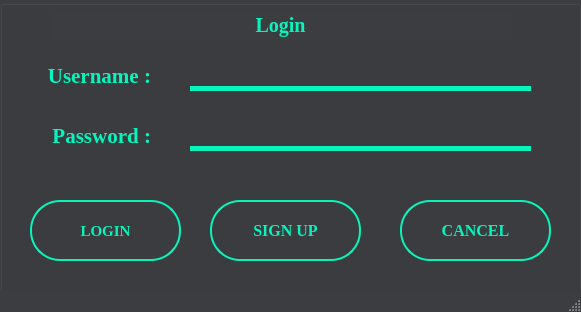
<?xml version="1.0" encoding="UTF-8"?>
<ui version="4.0">
 <class>MainWindow</class>
 <widget class="QMainWindow" name="MainWindow">
  <property name="geometry">
   <rect>
    <x>0</x>
    <y>0</y>
    <width>581</width>
    <height>312</height>
   </rect>
  </property>
  <property name="windowTitle">
   <string>MainWindow</string>
  </property>
  <property name="styleSheet">
   <string notr="true">QMainWindow
{
background-color:rgb(59, 61, 64);
}</string>
  </property>
  <widget class="QWidget" name="centralwidget">
   <widget class="QGroupBox" name="groupBox">
    <property name="geometry">
     <rect>
      <x>0</x>
      <y>0</y>
      <width>581</width>
      <height>331</height>
     </rect>
    </property>
    <property name="styleSheet">
     <string notr="true">QGroupBox
{
background-color:rgb(59, 61, 64);
color:black;
}</string>
    </property>
    <property name="title">
     <string/>
    </property>
    <widget class="QLabel" name="label_username">
     <property name="geometry">
      <rect>
       <x>10</x>
       <y>60</y>
       <width>141</width>
       <height>31</height>
      </rect>
     </property>
     <property name="font">
      <font>
       <family>Times New Roman</family>
       <pointsize>16</pointsize>
       <italic>false</italic>
       <bold>true</bold>
      </font>
     </property>
     <property name="styleSheet">
      <string notr="true">QLabel
{
color:rgb(7, 245, 189);
}</string>
     </property>
     <property name="text">
      <string>Username :</string>
     </property>
     <property name="alignment">
      <set>Qt::AlignRight|Qt::AlignTrailing|Qt::AlignVCenter</set>
     </property>
    </widget>
    <widget class="QLabel" name="label_password">
     <property name="geometry">
      <rect>
       <x>20</x>
       <y>120</y>
       <width>131</width>
       <height>31</height>
      </rect>
     </property>
     <property name="font">
      <font>
       <family>Times New Roman</family>
       <pointsize>16</pointsize>
       <bold>true</bold>
      </font>
     </property>
     <property name="styleSheet">
      <string notr="true">QLabel
{
color:rgb(7, 245, 189);
}</string>
     </property>
     <property name="text">
      <string>Password :</string>
     </property>
     <property name="alignment">
      <set>Qt::AlignRight|Qt::AlignTrailing|Qt::AlignVCenter</set>
     </property>
    </widget>
    <widget class="QLineEdit" name="lineEdit_username">
     <property name="geometry">
      <rect>
       <x>190</x>
       <y>60</y>
       <width>341</width>
       <height>31</height>
      </rect>
     </property>
     <property name="font">
      <font>
       <family>Times New Roman</family>
       <pointsize>12</pointsize>
       <bold>true</bold>
      </font>
     </property>
     <property name="styleSheet">
      <string notr="true">QLineEdit
{
color: rgb(7, 245, 189);
border:none;
background-color:transparent;
border-bottom:5px solid  rgb(7, 245, 189);
}
QLineEdit::Focus
{
border:5px solid rgb(7, 245, 189);
}</string>
     </property>
    </widget>
    <widget class="QLineEdit" name="lineEdit_password">
     <property name="geometry">
      <rect>
       <x>190</x>
       <y>120</y>
       <width>341</width>
       <height>31</height>
      </rect>
     </property>
     <property name="font">
      <font>
       <family>Times New Roman</family>
       <pointsize>12</pointsize>
       <bold>true</bold>
      </font>
     </property>
     <property name="styleSheet">
      <string notr="true">QLineEdit
{
color: rgb(7, 245, 189);
border:none;
background-color:transparent;
border-bottom:5px solid  rgb(7, 245, 189);
}
QLineEdit::Focus
{
border:5px solid rgb(7, 245, 189);
}</string>
     </property>
     <property name="echoMode">
      <enum>QLineEdit::Password</enum>
     </property>
     <property name="alignment">
      <set>Qt::AlignBottom|Qt::AlignLeading|Qt::AlignLeft</set>
     </property>
    </widget>
    <widget class="QPushButton" name="button_cancel">
     <property name="geometry">
      <rect>
       <x>400</x>
       <y>200</y>
       <width>151</width>
       <height>61</height>
      </rect>
     </property>
     <property name="font">
      <font>
       <family>Times New Roman</family>
       <pointsize>12</pointsize>
       <bold>true</bold>
      </font>
     </property>
     <property name="styleSheet">
      <string notr="true">QPushButton
{
color:rgb(7, 245, 189);
border:none;
background-color:transparent;
border:2px solid rgb(7, 245, 189);
border-radius:30px;
}
QPushButton::Hover
{
color:rgb(59, 61, 64);
background-color:rgb(7, 245, 189);
}</string>
     </property>
     <property name="text">
      <string>CANCEL</string>
     </property>
    </widget>
    <widget class="QPushButton" name="button_sign">
     <property name="geometry">
      <rect>
       <x>210</x>
       <y>200</y>
       <width>151</width>
       <height>61</height>
      </rect>
     </property>
     <property name="font">
      <font>
       <family>Times New Roman</family>
       <pointsize>12</pointsize>
       <bold>true</bold>
      </font>
     </property>
     <property name="styleSheet">
      <string notr="true">QPushButton
{
color:rgb(7, 245, 189);
border:none;
background-color:transparent;
border:2px solid rgb(7, 245, 189);
border-radius:30px;
}
QPushButton::Hover
{
color:rgb(59, 61, 64);
background-color:rgb(7, 245, 189);
}</string>
     </property>
     <property name="text">
      <string>SIGN UP</string>
     </property>
    </widget>
    <widget class="QPushButton" name="Button_login">
     <property name="geometry">
      <rect>
       <x>30</x>
       <y>200</y>
       <width>151</width>
       <height>61</height>
      </rect>
     </property>
     <property name="font">
      <font>
       <family>Times New Roman</family>
       <pointsize>11</pointsize>
       <bold>true</bold>
      </font>
     </property>
     <property name="styleSheet">
      <string notr="true">QPushButton
{
color:rgb(7, 245, 189);
border:none;
background-color:transparent;
border:2px solid rgb(7, 245, 189);
border-radius:30px;
}
QPushButton::Hover
{
color:rgb(59, 61, 64);
background-color:rgb(7, 245, 189);
}</string>
     </property>
     <property name="text">
      <string>LOGIN</string>
     </property>
    </widget>
    <widget class="QLabel" name="label">
     <property name="geometry">
      <rect>
       <x>50</x>
       <y>10</y>
       <width>461</width>
       <height>31</height>
      </rect>
     </property>
     <property name="font">
      <font>
       <family>Times New Roman</family>
       <pointsize>15</pointsize>
       <bold>true</bold>
      </font>
     </property>
     <property name="styleSheet">
      <string notr="true">QLabel
{
background-color:rgb(59, 61, 64);
color:rgb(7, 245, 189);
}</string>
     </property>
     <property name="text">
      <string>Login</string>
     </property>
     <property name="alignment">
      <set>Qt::AlignCenter</set>
     </property>
    </widget>
   </widget>
  </widget>
  <widget class="QMenuBar" name="menubar">
   <property name="geometry">
    <rect>
     <x>0</x>
     <y>0</y>
     <width>581</width>
     <height>25</height>
    </rect>
   </property>
  </widget>
  <widget class="QStatusBar" name="statusbar"/>
 </widget>
 <resources/>
 <connections/>
</ui>
